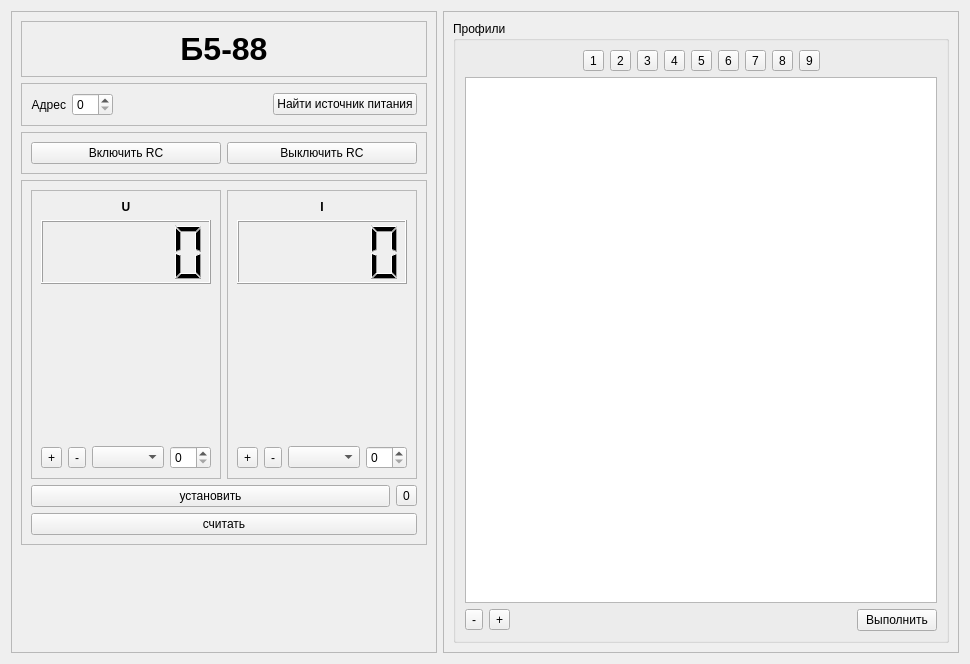
<?xml version="1.0" encoding="UTF-8"?>
<ui version="4.0">
 <class>B588</class>
 <widget class="QFrame" name="B588">
  <property name="geometry">
   <rect>
    <x>0</x>
    <y>0</y>
    <width>970</width>
    <height>664</height>
   </rect>
  </property>
  <property name="sizePolicy">
   <sizepolicy hsizetype="Fixed" vsizetype="Fixed">
    <horstretch>0</horstretch>
    <verstretch>0</verstretch>
   </sizepolicy>
  </property>
  <property name="windowTitle">
   <string>Dialog</string>
  </property>
  <layout class="QHBoxLayout" name="horizontalLayout_7">
   <item>
    <widget class="QFrame" name="frame_2">
     <property name="sizePolicy">
      <sizepolicy hsizetype="Fixed" vsizetype="Preferred">
       <horstretch>0</horstretch>
       <verstretch>0</verstretch>
      </sizepolicy>
     </property>
     <property name="frameShape">
      <enum>QFrame::StyledPanel</enum>
     </property>
     <property name="frameShadow">
      <enum>QFrame::Raised</enum>
     </property>
     <layout class="QVBoxLayout" name="verticalLayout_13">
      <item>
       <widget class="QFrame" name="frame_8">
        <property name="frameShape">
         <enum>QFrame::StyledPanel</enum>
        </property>
        <property name="frameShadow">
         <enum>QFrame::Raised</enum>
        </property>
        <layout class="QHBoxLayout" name="horizontalLayout_8">
         <item>
          <widget class="QLabel" name="label_5">
           <property name="font">
            <font>
             <family>Liberation Sans</family>
             <pointsize>24</pointsize>
             <weight>75</weight>
             <bold>true</bold>
            </font>
           </property>
           <property name="text">
            <string>Б5-88</string>
           </property>
           <property name="alignment">
            <set>Qt::AlignCenter</set>
           </property>
          </widget>
         </item>
        </layout>
       </widget>
      </item>
      <item>
       <widget class="QFrame" name="frame_4">
        <property name="frameShape">
         <enum>QFrame::StyledPanel</enum>
        </property>
        <property name="frameShadow">
         <enum>QFrame::Raised</enum>
        </property>
        <layout class="QVBoxLayout" name="verticalLayout_8">
         <item>
          <layout class="QHBoxLayout" name="horizontalLayout_9">
           <item>
            <widget class="QLabel" name="label_4">
             <property name="text">
              <string>Адрес</string>
             </property>
             <property name="alignment">
              <set>Qt::AlignRight|Qt::AlignTrailing|Qt::AlignVCenter</set>
             </property>
            </widget>
           </item>
           <item>
            <widget class="QSpinBox" name="sb_address"/>
           </item>
           <item>
            <spacer name="horizontalSpacer_6">
             <property name="orientation">
              <enum>Qt::Horizontal</enum>
             </property>
             <property name="sizeHint" stdset="0">
              <size>
               <width>40</width>
               <height>20</height>
              </size>
             </property>
            </spacer>
           </item>
           <item>
            <widget class="QPushButton" name="bt_search_power_supply">
             <property name="text">
              <string>Найти источник питания</string>
             </property>
            </widget>
           </item>
          </layout>
         </item>
        </layout>
       </widget>
      </item>
      <item>
       <widget class="QFrame" name="frame_5">
        <property name="frameShape">
         <enum>QFrame::StyledPanel</enum>
        </property>
        <property name="frameShadow">
         <enum>QFrame::Raised</enum>
        </property>
        <layout class="QHBoxLayout" name="horizontalLayout_2">
         <item>
          <widget class="QPushButton" name="btn_rc_on">
           <property name="text">
            <string>Включить RC</string>
           </property>
          </widget>
         </item>
         <item>
          <widget class="QPushButton" name="btn_rc_off">
           <property name="text">
            <string>Выключить RC</string>
           </property>
          </widget>
         </item>
        </layout>
       </widget>
      </item>
      <item>
       <widget class="QFrame" name="frame_3">
        <property name="frameShape">
         <enum>QFrame::StyledPanel</enum>
        </property>
        <property name="frameShadow">
         <enum>QFrame::Raised</enum>
        </property>
        <layout class="QVBoxLayout" name="verticalLayout_7">
         <item>
          <layout class="QHBoxLayout" name="horizontalLayout">
           <item>
            <widget class="QFrame" name="frame_6">
             <property name="frameShape">
              <enum>QFrame::StyledPanel</enum>
             </property>
             <property name="frameShadow">
              <enum>QFrame::Raised</enum>
             </property>
             <layout class="QVBoxLayout" name="verticalLayout_9">
              <item>
               <layout class="QVBoxLayout" name="verticalLayout_4">
                <item>
                 <widget class="QLabel" name="label_2">
                  <property name="font">
                   <font>
                    <weight>75</weight>
                    <bold>true</bold>
                   </font>
                  </property>
                  <property name="text">
                   <string>U</string>
                  </property>
                  <property name="alignment">
                   <set>Qt::AlignCenter</set>
                  </property>
                 </widget>
                </item>
                <item>
                 <widget class="QLCDNumber" name="lcd_U">
                  <property name="minimumSize">
                   <size>
                    <width>0</width>
                    <height>64</height>
                   </size>
                  </property>
                 </widget>
                </item>
                <item>
                 <layout class="QHBoxLayout" name="horizontalLayout_5">
                  <item>
                   <widget class="QwtKnob" name="knob_U" native="true">
                    <property name="sizePolicy">
                     <sizepolicy hsizetype="Fixed" vsizetype="Fixed">
                      <horstretch>0</horstretch>
                      <verstretch>0</verstretch>
                     </sizepolicy>
                    </property>
                    <property name="minimumSize">
                     <size>
                      <width>150</width>
                      <height>150</height>
                     </size>
                    </property>
                   </widget>
                  </item>
                 </layout>
                </item>
                <item>
                 <layout class="QHBoxLayout" name="horizontalLayout_12">
                  <item>
                   <widget class="QToolButton" name="btn_inc_U">
                    <property name="text">
                     <string>+</string>
                    </property>
                    <property name="icon">
                     <iconset resource="../../../../image/image.qrc">
                      <normaloff>:/image/plus.png</normaloff>:/image/plus.png</iconset>
                    </property>
                   </widget>
                  </item>
                  <item>
                   <widget class="QToolButton" name="btn_dec_U">
                    <property name="text">
                     <string>-</string>
                    </property>
                    <property name="icon">
                     <iconset resource="../../../../image/image.qrc">
                      <normaloff>:/image/minus.png</normaloff>:/image/minus.png</iconset>
                    </property>
                   </widget>
                  </item>
                  <item>
                   <widget class="QComboBox" name="cb_U"/>
                  </item>
                  <item>
                   <widget class="QSpinBox" name="sb_manual_U"/>
                  </item>
                 </layout>
                </item>
               </layout>
              </item>
             </layout>
            </widget>
           </item>
           <item>
            <widget class="QFrame" name="frame_7">
             <property name="frameShape">
              <enum>QFrame::StyledPanel</enum>
             </property>
             <property name="frameShadow">
              <enum>QFrame::Raised</enum>
             </property>
             <layout class="QVBoxLayout" name="verticalLayout_10">
              <item>
               <layout class="QVBoxLayout" name="verticalLayout_3">
                <item>
                 <widget class="QLabel" name="label_3">
                  <property name="font">
                   <font>
                    <weight>75</weight>
                    <bold>true</bold>
                   </font>
                  </property>
                  <property name="text">
                   <string>I</string>
                  </property>
                  <property name="alignment">
                   <set>Qt::AlignCenter</set>
                  </property>
                 </widget>
                </item>
                <item>
                 <widget class="QLCDNumber" name="lcd_I">
                  <property name="minimumSize">
                   <size>
                    <width>0</width>
                    <height>64</height>
                   </size>
                  </property>
                 </widget>
                </item>
                <item>
                 <layout class="QHBoxLayout" name="horizontalLayout_6">
                  <item>
                   <widget class="QwtKnob" name="knob_I" native="true">
                    <property name="sizePolicy">
                     <sizepolicy hsizetype="Fixed" vsizetype="Fixed">
                      <horstretch>0</horstretch>
                      <verstretch>0</verstretch>
                     </sizepolicy>
                    </property>
                    <property name="minimumSize">
                     <size>
                      <width>150</width>
                      <height>150</height>
                     </size>
                    </property>
                   </widget>
                  </item>
                 </layout>
                </item>
                <item>
                 <layout class="QHBoxLayout" name="horizontalLayout_13">
                  <item>
                   <widget class="QToolButton" name="btn_inc_I">
                    <property name="text">
                     <string>+</string>
                    </property>
                    <property name="icon">
                     <iconset resource="../../../../image/image.qrc">
                      <normaloff>:/image/plus.png</normaloff>:/image/plus.png</iconset>
                    </property>
                   </widget>
                  </item>
                  <item>
                   <widget class="QToolButton" name="btn_dec_I">
                    <property name="text">
                     <string>-</string>
                    </property>
                    <property name="icon">
                     <iconset resource="../../../../image/image.qrc">
                      <normaloff>:/image/minus.png</normaloff>:/image/minus.png</iconset>
                    </property>
                   </widget>
                  </item>
                  <item>
                   <widget class="QComboBox" name="cb_I"/>
                  </item>
                  <item>
                   <widget class="QSpinBox" name="sb_manual_I"/>
                  </item>
                 </layout>
                </item>
               </layout>
              </item>
             </layout>
            </widget>
           </item>
          </layout>
         </item>
         <item>
          <layout class="QHBoxLayout" name="horizontalLayout_4">
           <item>
            <widget class="QPushButton" name="btn_set_UI">
             <property name="text">
              <string>установить</string>
             </property>
            </widget>
           </item>
           <item>
            <widget class="QToolButton" name="btn_0">
             <property name="text">
              <string>0</string>
             </property>
            </widget>
           </item>
          </layout>
         </item>
         <item>
          <widget class="QPushButton" name="btn_get_UI">
           <property name="text">
            <string>считать</string>
           </property>
          </widget>
         </item>
        </layout>
       </widget>
      </item>
      <item>
       <spacer name="verticalSpacer">
        <property name="orientation">
         <enum>Qt::Vertical</enum>
        </property>
        <property name="sizeHint" stdset="0">
         <size>
          <width>20</width>
          <height>40</height>
         </size>
        </property>
       </spacer>
      </item>
     </layout>
    </widget>
   </item>
   <item>
    <widget class="QFrame" name="frame">
     <property name="frameShape">
      <enum>QFrame::StyledPanel</enum>
     </property>
     <property name="frameShadow">
      <enum>QFrame::Raised</enum>
     </property>
     <layout class="QVBoxLayout" name="verticalLayout">
      <item>
       <widget class="QGroupBox" name="groupBox">
        <property name="title">
         <string>Профили</string>
        </property>
        <layout class="QVBoxLayout" name="verticalLayout_5">
         <item>
          <layout class="QHBoxLayout" name="horizontalLayout_3">
           <item>
            <spacer name="horizontalSpacer_3">
             <property name="orientation">
              <enum>Qt::Horizontal</enum>
             </property>
             <property name="sizeHint" stdset="0">
              <size>
               <width>40</width>
               <height>20</height>
              </size>
             </property>
            </spacer>
           </item>
           <item>
            <widget class="QToolButton" name="btn_profile_1">
             <property name="text">
              <string>1</string>
             </property>
             <property name="icon">
              <iconset resource="../../../../image/image.qrc">
               <normaloff>:/image/1.png</normaloff>:/image/1.png</iconset>
             </property>
             <property name="checkable">
              <bool>true</bool>
             </property>
             <property name="autoExclusive">
              <bool>true</bool>
             </property>
            </widget>
           </item>
           <item>
            <widget class="QToolButton" name="btn_profile_2">
             <property name="text">
              <string>2</string>
             </property>
             <property name="icon">
              <iconset resource="../../../../image/image.qrc">
               <normaloff>:/image/2.png</normaloff>:/image/2.png</iconset>
             </property>
             <property name="checkable">
              <bool>true</bool>
             </property>
             <property name="autoExclusive">
              <bool>true</bool>
             </property>
            </widget>
           </item>
           <item>
            <widget class="QToolButton" name="btn_profile_3">
             <property name="text">
              <string>3</string>
             </property>
             <property name="icon">
              <iconset resource="../../../../image/image.qrc">
               <normaloff>:/image/3.png</normaloff>:/image/3.png</iconset>
             </property>
             <property name="checkable">
              <bool>true</bool>
             </property>
             <property name="autoExclusive">
              <bool>true</bool>
             </property>
            </widget>
           </item>
           <item>
            <widget class="QToolButton" name="btn_profile_4">
             <property name="text">
              <string>4</string>
             </property>
             <property name="icon">
              <iconset resource="../../../../image/image.qrc">
               <normaloff>:/image/4.png</normaloff>:/image/4.png</iconset>
             </property>
             <property name="checkable">
              <bool>true</bool>
             </property>
             <property name="autoExclusive">
              <bool>true</bool>
             </property>
            </widget>
           </item>
           <item>
            <widget class="QToolButton" name="btn_profile_5">
             <property name="text">
              <string>5</string>
             </property>
             <property name="icon">
              <iconset resource="../../../../image/image.qrc">
               <normaloff>:/image/5.png</normaloff>:/image/5.png</iconset>
             </property>
             <property name="checkable">
              <bool>true</bool>
             </property>
             <property name="autoExclusive">
              <bool>true</bool>
             </property>
            </widget>
           </item>
           <item>
            <widget class="QToolButton" name="btn_profile_6">
             <property name="text">
              <string>6</string>
             </property>
             <property name="icon">
              <iconset resource="../../../../image/image.qrc">
               <normaloff>:/image/6.png</normaloff>:/image/6.png</iconset>
             </property>
             <property name="checkable">
              <bool>true</bool>
             </property>
             <property name="autoExclusive">
              <bool>true</bool>
             </property>
            </widget>
           </item>
           <item>
            <widget class="QToolButton" name="btn_profile_7">
             <property name="text">
              <string>7</string>
             </property>
             <property name="icon">
              <iconset resource="../../../../image/image.qrc">
               <normaloff>:/image/7.png</normaloff>:/image/7.png</iconset>
             </property>
             <property name="checkable">
              <bool>true</bool>
             </property>
             <property name="autoExclusive">
              <bool>true</bool>
             </property>
            </widget>
           </item>
           <item>
            <widget class="QToolButton" name="btn_profile_8">
             <property name="text">
              <string>8</string>
             </property>
             <property name="icon">
              <iconset resource="../../../../image/image.qrc">
               <normaloff>:/image/8.png</normaloff>:/image/8.png</iconset>
             </property>
             <property name="checkable">
              <bool>true</bool>
             </property>
             <property name="autoExclusive">
              <bool>true</bool>
             </property>
            </widget>
           </item>
           <item>
            <widget class="QToolButton" name="btn_profile_9">
             <property name="text">
              <string>9</string>
             </property>
             <property name="icon">
              <iconset resource="../../../../image/image.qrc">
               <normaloff>:/image/9.png</normaloff>:/image/9.png</iconset>
             </property>
             <property name="checkable">
              <bool>true</bool>
             </property>
             <property name="autoExclusive">
              <bool>true</bool>
             </property>
            </widget>
           </item>
           <item>
            <spacer name="horizontalSpacer">
             <property name="orientation">
              <enum>Qt::Horizontal</enum>
             </property>
             <property name="sizeHint" stdset="0">
              <size>
               <width>40</width>
               <height>20</height>
              </size>
             </property>
            </spacer>
           </item>
          </layout>
         </item>
         <item>
          <widget class="QTableView" name="tv_profiles"/>
         </item>
         <item>
          <layout class="QHBoxLayout" name="horizontalLayout_10">
           <item>
            <widget class="QToolButton" name="btn_clear_profile">
             <property name="text">
              <string>-</string>
             </property>
             <property name="icon">
              <iconset resource="../../../../image/image.qrc">
               <normaloff>:/image/minus.png</normaloff>:/image/minus.png</iconset>
             </property>
            </widget>
           </item>
           <item>
            <widget class="QToolButton" name="btn_add_point">
             <property name="text">
              <string>+</string>
             </property>
             <property name="icon">
              <iconset resource="../../../../image/image.qrc">
               <normaloff>:/image/plus.png</normaloff>:/image/plus.png</iconset>
             </property>
            </widget>
           </item>
           <item>
            <spacer name="horizontalSpacer_2">
             <property name="orientation">
              <enum>Qt::Horizontal</enum>
             </property>
             <property name="sizeHint" stdset="0">
              <size>
               <width>40</width>
               <height>20</height>
              </size>
             </property>
            </spacer>
           </item>
           <item>
            <widget class="QPushButton" name="btn_run_profile">
             <property name="text">
              <string>Выполнить</string>
             </property>
            </widget>
           </item>
          </layout>
         </item>
         <item>
          <layout class="QVBoxLayout" name="grapher_layout"/>
         </item>
        </layout>
       </widget>
      </item>
     </layout>
    </widget>
   </item>
  </layout>
 </widget>
 <customwidgets>
  <customwidget>
   <class>QwtKnob</class>
   <extends>QWidget</extends>
   <header>qwt_knob.h</header>
  </customwidget>
 </customwidgets>
 <resources>
  <include location="../../../../image/image.qrc"/>
 </resources>
 <connections/>
</ui>
